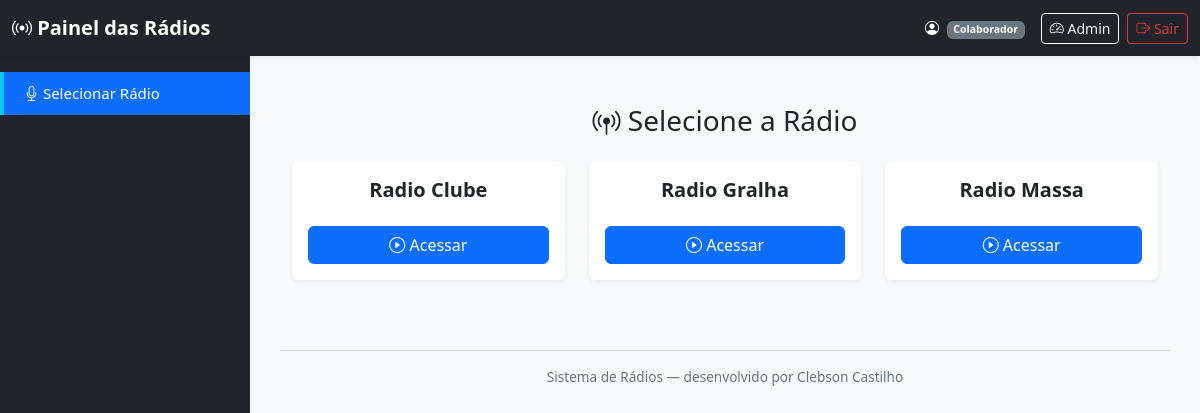
Page /radio (signed in) on the committed database.
### tables this page shows
CREATE TABLE tb_radios (
  id_radio INTEGER PRIMARY KEY AUTOINCREMENT,
  chave TEXT NOT NULL UNIQUE,
  nome TEXT NOT NULL,
  pasta_base TEXT NOT NULL,
  extensao TEXT NOT NULL DEFAULT '.mp3',
  parse_nome TEXT,
  ativa INTEGER NOT NULL DEFAULT 1,
  created_at TEXT DEFAULT (datetime('now')),
  updated_at TEXT DEFAULT (datetime('now'))
, tipo_pasta TEXT DEFAULT 'local', drive_folder_id TEXT, drive_folder_name TEXT);

### mod_radio/routes.py (the view)
@bp_radio.route('/radio')
@login_required
def select_radio():
    radios_cfg = get_radios_config()
    return render_template('select_radio.html', radios=radios_cfg)

### mod_auth/utils.py (called while the page is built)
def login_required(f):
    @wraps(f)
    def decorated_function(*args, **kwargs):
        if 'user' not in session:
            flash("⚠️ Você precisa estar logado para acessar esta página.", "warning")
            return redirect(url_for('auth.login'))
        return f(*args, **kwargs)
    return decorated_function

### mod_config/models.py (called while the page is built)
def _conn():
    conn = sqlite3.connect(DB_PATH)
    conn.row_factory = sqlite3.Row
    return conn

def carregar_radios_config() -> Dict[str, Dict]:
    cfg = {}
    sistema = platform.system().lower()
    if sistema == "windows":
        base_dir = "C:/SCC/RadioAppOpec/uploads"
    else:
        base_dir = "/mnt"
    print(f"🧩 Sistema detectado: {sistema}")
    for r in ConfigRadio.get_ativas():
        if r.get("tipo_pasta") == "drive":
            pasta = f"[Google Drive] {r.get('drive_folder_name') or 'Sem pasta vinculada'}"
        else:
            pasta = r.get("pasta_base") or os.path.join(base_dir, f"{r['chave']}_fm")
        pasta = os.path.normpath(pasta)
        cfg[r["chave"]] = {
            "nome": r["nome"],
            "pasta_base": pasta,
            "extensao": r.get("extensao") or ".mp3",
            "parse_nome": r.get("parse_nome"),
        }
        print(f"📂 {r['nome']} → {pasta}")
    return cfg

    @staticmethod
    def get_ativas() -> List[Dict]:
        with _conn() as c:
            cur = c.execute("SELECT * FROM tb_radios WHERE ativa=1 ORDER BY nome")
            return [dict(r) for r in cur.fetchall()]

### mod_radio/routes.py (called while the page is built)
def get_radios_config():
    return carregar_radios_config()

### mod_radio/templates/select_radio.html (shortened to what this page needs)
{% extends "radio_base.html" %}
{% block content %}
<div class="container py-4">
  <h3 class="mb-4 text-center">
    <i class="bi bi-broadcast-pin"></i> Selecione a Rádio
  </h3>
  <div class="row justify-content-center">
    {% for key, radio in radios.items() %}
      <div class="col-md-4 mb-3">
        <div class="card shadow-sm border-0 h-100">
          <div class="card-body text-center">
            <h5 class="card-title fw-semibold">{{ radio.nome }}</h5>
            <a href="{{ url_for('radio.selecionar_radio', radio_key=key) }}"
               class="btn btn-primary mt-3 w-100">
              <i class="bi bi-play-circle"></i> Acessar
            </a>
          </div>
        </div>
      </div>
    {% endfor %}
  </div>
</div>
{% endblock %}

### templates/radio_base.html (style rules this page uses)
body { background-color: #f8f9fa; overflow-x: hidden; }

### rows in the picture
tb_radios: nome "Radio Clube"
tb_radios: nome "Radio Gralha"
tb_radios: nome "Radio Massa"

### other values in the picture
{{ session.user.tipo|capitalize }} "Colaborador"
